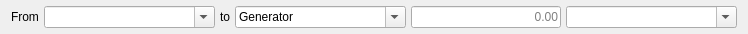
<?xml version="1.0" encoding="UTF-8"?>
<ui version="4.0">
 <class>TransferForm</class>
 <widget class="QWidget" name="TransferForm">
  <property name="geometry">
   <rect>
    <x>0</x>
    <y>0</y>
    <width>748</width>
    <height>34</height>
   </rect>
  </property>
  <property name="sizePolicy">
   <sizepolicy hsizetype="MinimumExpanding" vsizetype="Preferred">
    <horstretch>0</horstretch>
    <verstretch>0</verstretch>
   </sizepolicy>
  </property>
  <property name="minimumSize">
   <size>
    <width>500</width>
    <height>0</height>
   </size>
  </property>
  <property name="windowTitle">
   <string>Form</string>
  </property>
  <layout class="QHBoxLayout" name="horizontalLayout">
   <property name="spacing">
    <number>5</number>
   </property>
   <property name="topMargin">
    <number>0</number>
   </property>
   <property name="bottomMargin">
    <number>0</number>
   </property>
   <item>
    <widget class="QLabel" name="label_5">
     <property name="text">
      <string>From</string>
     </property>
    </widget>
   </item>
   <item>
    <widget class="QComboBox" name="from">
     <property name="sizePolicy">
      <sizepolicy hsizetype="Expanding" vsizetype="Fixed">
       <horstretch>0</horstretch>
       <verstretch>0</verstretch>
      </sizepolicy>
     </property>
     <property name="editable">
      <bool>true</bool>
     </property>
     <property name="maxVisibleItems">
      <number>20</number>
     </property>
    </widget>
   </item>
   <item>
    <widget class="QLabel" name="label_6">
     <property name="text">
      <string>to</string>
     </property>
    </widget>
   </item>
   <item>
    <widget class="QComboBox" name="to">
     <property name="sizePolicy">
      <sizepolicy hsizetype="Expanding" vsizetype="Fixed">
       <horstretch>0</horstretch>
       <verstretch>0</verstretch>
      </sizepolicy>
     </property>
     <property name="editable">
      <bool>true</bool>
     </property>
     <property name="maxVisibleItems">
      <number>20</number>
     </property>
     <item>
      <property name="text">
       <string>Generator</string>
      </property>
     </item>
    </widget>
   </item>
   <item>
    <widget class="QLineEdit" name="amnt">
     <property name="sizePolicy">
      <sizepolicy hsizetype="Minimum" vsizetype="Fixed">
       <horstretch>1</horstretch>
       <verstretch>0</verstretch>
      </sizepolicy>
     </property>
     <property name="maximumSize">
      <size>
       <width>150</width>
       <height>16777215</height>
      </size>
     </property>
     <property name="inputMask">
      <string/>
     </property>
     <property name="text">
      <string/>
     </property>
     <property name="maxLength">
      <number>16</number>
     </property>
     <property name="frame">
      <bool>true</bool>
     </property>
     <property name="cursorPosition">
      <number>0</number>
     </property>
     <property name="alignment">
      <set>Qt::AlignRight|Qt::AlignTrailing|Qt::AlignVCenter</set>
     </property>
     <property name="dragEnabled">
      <bool>true</bool>
     </property>
     <property name="placeholderText">
      <string>0.00</string>
     </property>
    </widget>
   </item>
   <item>
    <widget class="QComboBox" name="what">
     <property name="sizePolicy">
      <sizepolicy hsizetype="MinimumExpanding" vsizetype="Fixed">
       <horstretch>0</horstretch>
       <verstretch>0</verstretch>
      </sizepolicy>
     </property>
     <property name="editable">
      <bool>true</bool>
     </property>
     <property name="maxVisibleItems">
      <number>20</number>
     </property>
     <property name="insertPolicy">
      <enum>QComboBox::InsertAlphabetically</enum>
     </property>
    </widget>
   </item>
  </layout>
 </widget>
 <resources/>
 <connections/>
</ui>
